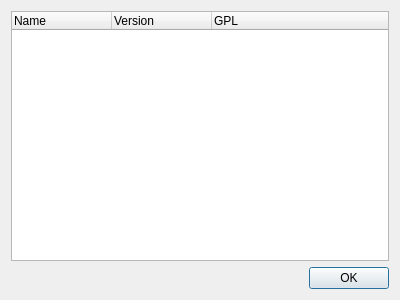
<?xml version="1.0" encoding="UTF-8"?>
<ui version="4.0">
 <class>PluginsDialog</class>
 <widget class="QDialog" name="PluginsDialog">
  <property name="geometry">
   <rect>
    <x>0</x>
    <y>0</y>
    <width>400</width>
    <height>300</height>
   </rect>
  </property>
  <property name="font">
   <font>
    <family>Liberation Sans</family>
    <pointsize>9</pointsize>
   </font>
  </property>
  <property name="windowTitle">
   <string>Loaded Plugins</string>
  </property>
  <layout class="QVBoxLayout" name="verticalLayout">
   <item>
    <widget class="QTreeWidget" name="tree">
     <column>
      <property name="text">
       <string>Name</string>
      </property>
     </column>
     <column>
      <property name="text">
       <string>Version</string>
      </property>
     </column>
     <column>
      <property name="text">
       <string>GPL</string>
      </property>
     </column>
    </widget>
   </item>
   <item>
    <widget class="QDialogButtonBox" name="buttonBox">
     <property name="orientation">
      <enum>Qt::Horizontal</enum>
     </property>
     <property name="standardButtons">
      <set>QDialogButtonBox::Ok</set>
     </property>
    </widget>
   </item>
  </layout>
 </widget>
 <resources/>
 <connections>
  <connection>
   <sender>buttonBox</sender>
   <signal>accepted()</signal>
   <receiver>PluginsDialog</receiver>
   <slot>accept()</slot>
   <hints>
    <hint type="sourcelabel">
     <x>248</x>
     <y>254</y>
    </hint>
    <hint type="destinationlabel">
     <x>157</x>
     <y>274</y>
    </hint>
   </hints>
  </connection>
 </connections>
</ui>
